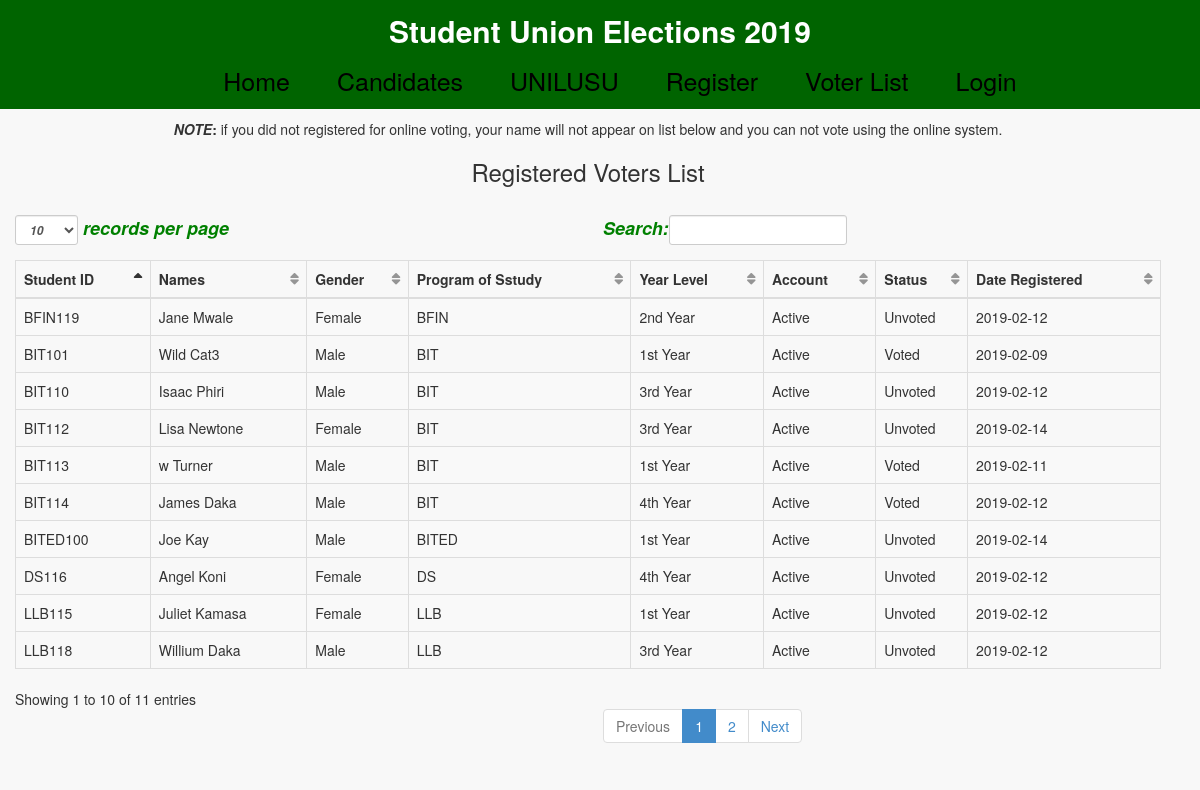
/voters.php, run on the app's committed database.
### tables this page shows
CREATE TABLE `voters` (
  `voters_id` int(11) NOT NULL,
  `id_number` varchar(12) NOT NULL,
  `firstname` varchar(100) NOT NULL,
  `lastname` varchar(100) NOT NULL,
  `gender` varchar(6) NOT NULL,
  `prog_study` varchar(10) NOT NULL,
  `year_level` varchar(100) NOT NULL,
  `status` varchar(100) NOT NULL,
  `account` varchar(100) NOT NULL DEFAULT 'Inactive',
  `date` date DEFAULT NULL,
  `password` varchar(100) NOT NULL
);

### voters.php (the view, shortened to what this page needs)
<?php include ('head.php');?>
<body>
 <?php include ('view_banner.php');?>
<div class="col-lg-6">
    <center>
        <div class="voters_notice">
            <p><strong><i>NOTE</i>:</strong> if you did not registered for online voting, your name will not appear on list below and
            you can not vote using the online system.</p>
        </div>
        <strong><h3>Registered Voters List</h3></strong>
    </center>
                    <div class="tables-body">
                            <div class="table_back">
                                <table class="table table-striped table-bordered table-hover" id="dataTables-example" border="0">
                                    <thead class="thead">
                                        <tr>
                                            <th>Student ID</th>
                                            <th>Names</th>
                                            <th>Gender</th>
                                            <th>Program of Sstudy</th>
                                            <th>Year Level</th>
                                            <th>Account</th>
                                            <th>Status</th>
                                            <th>Date Registered</th>
                                        </tr>
                                    </thead>
                                    <tbody>
										<?php
											require 'admin/dbcon.php';
											$query = $conn->query("SELECT * FROM voters ORDER BY voters_id DESC");
											while($row1 = $query->fetch_array()){
										?>
											<tr >
												<td><?php echo $row1 ['id_number'];?></td>
												<td><?php echo $row1 ['firstname']." ". $row1 ['lastname'];?></td>
                                                <td><?php echo $row1 ['gender'];?></td>
                                                <td><?php echo $row1['prog_study'];?></td>
												<td><?php echo $row1 ['year_level'];?></td>
                                                <td><?php echo $row1 ['account'];?></td>
												<td><?php echo $row1 ['status'];?></td>
												<td><?php echo $row1 ['date'];?></td>
											</tr>
                                       <?php } ?>
                                    </tbody>
                                </table>
                             </div>
                    </div>
</div>
</body>
</html>

### head.php (shortened to what this page needs)
<!DOCTYPE html>
<html lang="en">
<head>
	<link rel = "stylesheet" type = "text/css" href = "css/myStyles.css" />
    <link href="css/bootstrap.min.css" rel="stylesheet">
	<link href="css/style.css" rel="stylesheet">
    <link href="css/plugins/metisMenu/metisMenu.min.css" rel="stylesheet">
    <link href="css/sb-admin-2.css" rel="stylesheet">
    <link href="font-awesome-4.1.0/css/font-awesome.min.css" rel="stylesheet" type="text/css">
</head

### view_banner.php (shortened to what this page needs)
            <div class="text-center text-success animateuse" style="background-color:rgba(0, 100, 0, 1); font-size:25px;text-align:center; margin-top:-10px; padding-top:20px;">
                <a style="color:white; font-weight:bold; font-size:30px;">Student Union Elections 2019</a>
        <nav class="nav-menue">
            <ul style = "color">
                <li>
                    <a href="index.php">Home</a>
                </li>
                <li><a href="candidate_path.php">Candidates</a></li>
                <li><a href="unilusu.php">UNILUSU</a></li>
                <li> <a href="register/index.php">Register</a></li>
                <li><a href="voters.php">Voter List</a></li>
                <li><a href="login.php">Login</a></li>
            </ul>
        </nav>
</div>

### css/myStyles.css (style rules this page uses)
a { text-decoration: none; color: black; }
.col-lg-6 { max-width: 98%; margin-left: auto; margin-right: auto; }
nav { padding-top: 10px; margin-left:auto; margin-right: auto; }
nav ul li { display: inline-block; padding: 0px 20px 10px 20px; list-style: none; }
nav ul li a { color: black; }

### css/sb-admin-2.css (style rules this page uses)
table.dataTable thead .sorting, table.dataTable thead .sorting_asc, table.dataTable thead .sorting_desc, table.dataTable thead .sorting_asc_disabled, table.dataTable thead .sorting_desc_disabled { background: 0 0; }
table.dataTable thead .sorting_asc:after { content: "\f0de"; float: right; font-family: fontawesome; }
table.dataTable thead .sorting:after { content: "\f0dc"; float: right; font-family: fontawesome; color: rgba(50,50,50,.5); }

### view_banner.php (style rules this page uses)
nav ul li { display: inline-block; padding-left: 20px; padding-bottom: 10px; }

### data on the page
voters: id_number "BITED100", firstname "Joe", lastname "Kay", gender "Male", prog_study "BITED", year_level "1st Year", account "Active", status "Unvoted", date "2019-02-14"
voters: id_number "BIT112", firstname "Lisa", lastname "Newtone", gender "Female", prog_study "BIT", year_level "3rd Year", account "Active", status "Unvoted", date "2019-02-14"
voters: id_number "LLB118", firstname "Willium", lastname "Daka", gender "Male", prog_study "LLB", year_level "3rd Year", account "Active", status "Unvoted", date "2019-02-12"
voters: id_number "LLB115", firstname "Juliet", lastname "Kamasa", gender "Female", prog_study "LLB", year_level "1st Year", account "Active", status "Unvoted", date "2019-02-12"
voters: id_number "DS116", firstname "Angel", lastname "Koni", gender "Female", prog_study "DS", year_level "4th Year", account "Active", status "Unvoted", date "2019-02-12"
voters: id_number "BIT114", firstname "James", lastname "Daka", gender "Male", prog_study "BIT", year_level "4th Year", account "Active", status "Voted", date "2019-02-12"
voters: id_number "BIT110", firstname "Isaac", lastname "Phiri", gender "Male", prog_study "BIT", year_level "3rd Year", account "Active", status "Unvoted", date "2019-02-12"
voters: id_number "BFIN119", firstname "Jane", lastname "Mwale", gender "Female", prog_study "BFIN", year_level "2nd Year", account "Active", status "Unvoted", date "2019-02-12"
voters: id_number "BIT113", firstname "w", lastname "Turner", gender "Male", prog_study "BIT", year_level "1st Year", account "Active", status "Voted", date "2019-02-11"
voters: id_number "BIT101", firstname "Wild", lastname "Cat3", gender "Male", prog_study "BIT", year_level "1st Year", account "Active", status "Voted", date "2019-02-09"
